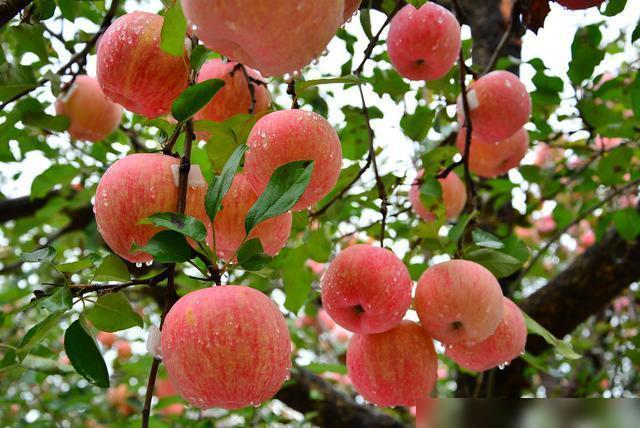
#> input picture entry/src/main/resources/base/media/camera_show.jpeg, 640 x 428 px, given in place of the camera
$ python CameraColorText.py
#> lines starting #> are read from the running program, lines starting #| are printed output that depends on the picture; after the words box and inside, x2 and y2 are one past the last pixel; in counts of white or black regions, pixels touching at a corner belong together
# Author:曹涛
# Date:2021/7/8
# UpDate:2021/7/9

import cv2
import numpy as np
frameWidth = 320
frameHeight = 240
cap = cv2.VideoCapture(0)
cap.set(3,frameWidth)
cap.set(4,frameHeight)
cap.set(10,150)

def empty(a):
    pass

cv2.namedWindow("HSV")
cv2.resizeWindow("HSV",640,240)
cv2.createTrackbar("Hue Min","HSV",0,179,empty)
cv2.createTrackbar("Hue Max","HSV",19,179,empty)
cv2.createTrackbar("Sat Min","HSV",110,255,empty)
cv2.createTrackbar("Sat Max","HSV",240,255,empty)
cv2.createTrackbar("Val Min","HSV",153,255,empty)
cv2.createTrackbar("Val Max","HSV",255,255,empty)

while True:
    success, img = cap.read()
#> img is the input picture: shape (428, 640, 3); mean B, G, R 70.5, 105.4, 129.1
    imgHsv = cv2.cvtColor(img,cv2.COLOR_BGR2HSV)
#> imgHsv: shape (428, 640, 3); mean H, S, V 36.5, 145.5, 139.1

    h_min = cv2.getTrackbarPos("Hue Min", "HSV")
    h_max = cv2.getTrackbarPos("Hue Max", "HSV")
    s_min = cv2.getTrackbarPos("Sat Min", "HSV")
    s_max = cv2.getTrackbarPos("Sat Max", "HSV")
    v_min = cv2.getTrackbarPos("Val Min", "HSV")
    v_max = cv2.getTrackbarPos("Val Max", "HSV")

    lower = np.array([h_min, s_min, v_min])
    upper = np.array([h_max, s_max, v_max])
    mask = cv2.inRange(imgHsv, lower, upper)
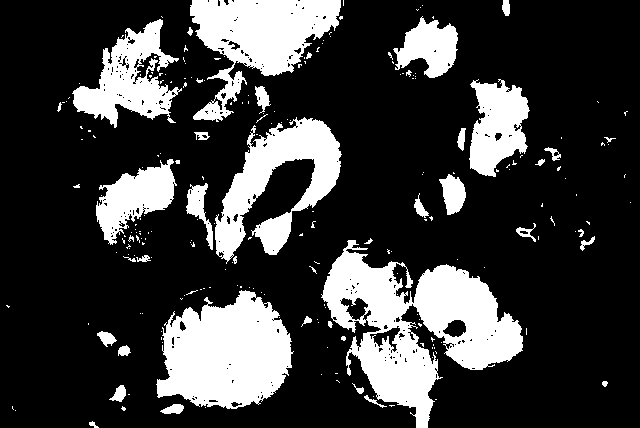
#> mask: shape (428, 640); 23.4% white; 225 white regions (184 under 20 px), largest, box (x1, y1, x2, y2) and area: (321, 240, 523, 428) 16433, (156, 290, 294, 409) 11507, (190, 0, 341, 122) 8808
    result = cv2.bitwise_and(img, img, mask = mask)
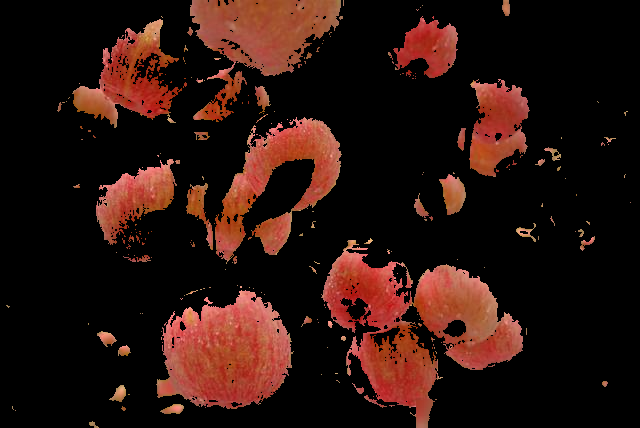
#> result: shape (428, 640, 3); mean B, G, R 13.8, 18.9, 42.1

    mask = cv2.cvtColor(mask, cv2.COLOR_GRAY2BGR)
    hStack = np.hstack([img,mask,result])
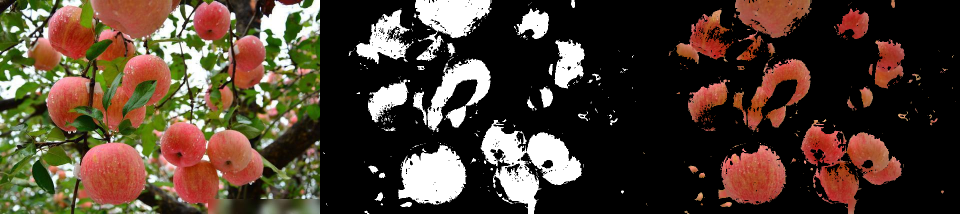
#> hStack: shape (428, 1920, 3) (shown at 1/2 size); mean B, G, R 48, 61.3, 77

    cv2.imshow("Horizontal Stacking", hStack)
    if cv2.waitKey(1) & 0xFF == ord('q'):
#> (key q is pressed here)
        break

cap.release()
cv2.destroyAllWindows()
